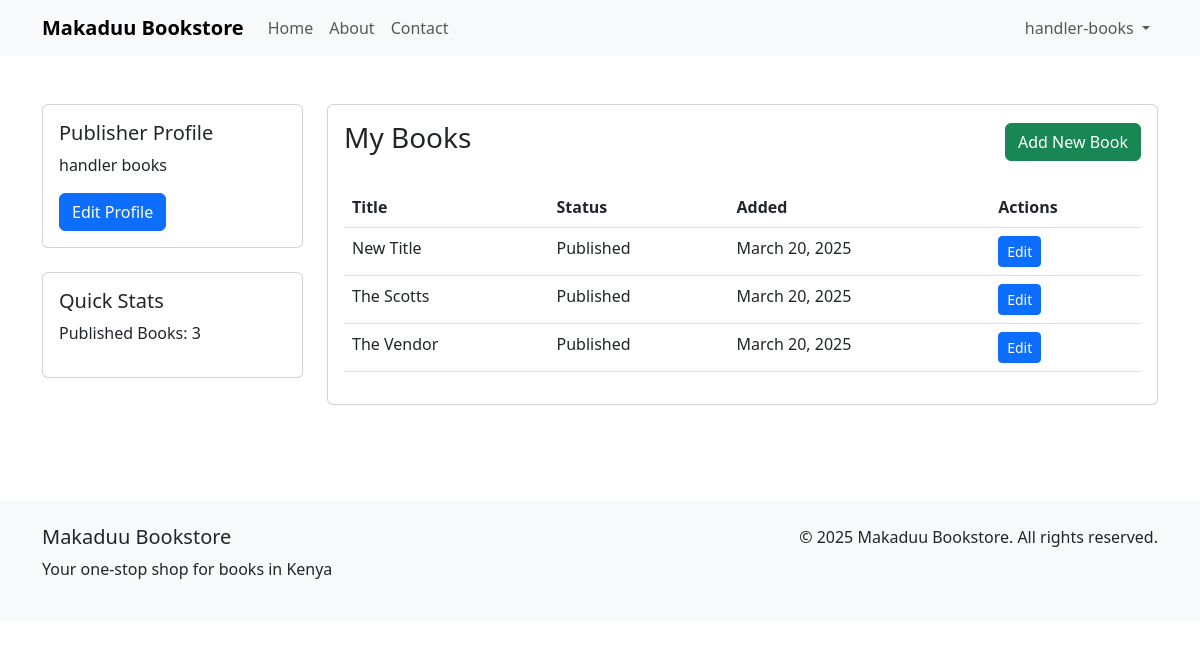
The app's page /accounts/publisher/dashboard/ (signed in) with its own data.
### apps/accounts/models.py (models this page shows, shortened)
class User(AbstractUser):
    tracker = FieldTracker(['verified_publisher'])
    is_publisher = models.BooleanField(
        _('publisher status'),
        default=False,
        help_text=_('Designates whether this user can publish books.')
    )
    company_name = models.CharField(max_length=100, blank=True)
    publisher_bio = models.TextField(blank=True)
    website = models.URLField(blank=True)
    phone = models.CharField(max_length=15, blank=True)
    address = models.TextField(blank=True)
    verified_publisher = models.BooleanField(default=False)
    class Meta:
        verbose_name = _('user')
        verbose_name_plural = _('users')

### apps/books/models.py (models this page shows, shortened)
class Book(models.Model):
    DRAFT = 'draft'
    PUBLISHED = 'published'
    STATUS_CHOICES = [
        (DRAFT, 'Draft'),
        (PUBLISHED, 'Published'),
    ]
    title = models.CharField(max_length=200)
    slug = models.SlugField(max_length=200, unique=True)
    publisher = models.ForeignKey(
        settings.AUTH_USER_MODEL,
        on_delete=models.CASCADE,
        related_name='published_books'
    )
    description = models.TextField()
    cover = models.ImageField(upload_to='books/covers/%Y/%m/%d/')
    price = models.DecimalField(max_digits=10, decimal_places=2)
    stock = models.PositiveIntegerField(default=0)
    isbn = models.CharField(max_length=13, unique=True)
    publication_date = models.DateField()
    created_at = models.DateTimeField(auto_now_add=True)
    updated_at = models.DateTimeField(auto_now=True)
    status = models.CharField(
        max_length=10,
        choices=STATUS_CHOICES,
        default=DRAFT
    )
    class Meta:
        ordering = ['-created_at']
        indexes = [
            models.Index(fields=['-created_at']),
        ]

### apps/accounts/views.py (the view)
# urls.py: path('publisher/dashboard/', views.publisher_dashboard, name='publisher_dashboard'),
@login_required
def publisher_dashboard(request):
    if not request.user.is_publisher:
        messages.error(request, 'You must be a publisher to access this page.')
        return redirect('core:home')
    published_books = Book.objects.filter(publisher=request.user)
    context = {
        'published_books': published_books,
    }
    return render(request, 'accounts/publisher_dashboard.html', context)

### apps/accounts/templates/accounts/publisher_dashboard.html (shortened to what this page needs)
{% extends 'base.html' %}
{% block content %}
<div class="container py-5">
    <div class="row">
        <div class="col-md-3">
            <div class="card mb-4">
                <div class="card-body">
                    <h5 class="card-title">Publisher Profile</h5>
                    <p class="card-text">{{ user.company_name }}</p>
                    <a href="{% url 'accounts:publisher_profile_update' %}" class="btn btn-primary">Edit Profile</a>
                </div>
            </div>
            <div class="card">
                <div class="card-body">
                    <h5 class="card-title">Quick Stats</h5>
                    <p>Published Books: {{ published_books.count }}</p>
                </div>
            </div>
        </div>
        <div class="col-md-9">
            <div class="card">
                <div class="card-body">
                    <div class="d-flex justify-content-between align-items-center mb-4">
                        <h3 class="card-title">My Books</h3>
                        <a href="{% url 'books:book-create' %}" class="btn btn-success">Add New Book</a>
                    </div>
                    {% if published_books %}
                        <div class="table-responsive">
                            <table class="table">
                                <thead>
                                    <tr>
                                        <th>Title</th>
                                        <th>Status</th>
                                        <th>Added</th>
                                        <th>Actions</th>
                                    </tr>
                                </thead>
                                <tbody>
                                    {% for book in published_books %}
                                    <tr>
                                        <td>{{ book.title }}</td>
                                        <td>{{ book.get_status_display }}</td>
                                        <td>{{ book.created_at|date }}</td>
                                        <td>
                                            <a href="{% url 'books:book-update' book.slug %}" class="btn btn-sm btn-primary">Edit</a>
                                        </td>
                                    </tr>
                                    {% endfor %}
                                </tbody>
                            </table>
                        </div>
                    {% else %}
                        <p class="text-muted">You haven't published any books yet.</p>
                    {% endif %}
                </div>
            </div>
        </div>
    </div>
</div>
{% endblock %}

### makaduu/templates/navbar.html (shortened to what this page needs)
<nav class="navbar navbar-expand-lg navbar-light bg-light">
    <div class="container">
        <a class="navbar-brand" href="{% url 'core:home' %}">Makaduu Bookstore</a>
        <div class="collapse navbar-collapse" id="navbarNav">
            <ul class="navbar-nav me-auto">
                <li class="nav-item">
                    <a class="nav-link" href="{% url 'core:home' %}">Home</a>
                </li>
                <li class="nav-item">
                    <a class="nav-link" href="{% url 'core:about' %}">About</a>
                </li>
                <li class="nav-item">
                    <a class="nav-link" href="{% url 'core:contact' %}">Contact</a>
                </li>
            </ul>
            <ul class="navbar-nav">
                {% if user.is_authenticated %}
                    <li class="nav-item dropdown">
                        <a class="nav-link dropdown-toggle" href="#" id="navbarDropdown" role="button" data-bs-toggle="dropdown">
                            {{ user.username }}
                        </a>
                    </li>
                {% endif %}
            </ul>
        </div>
    </div>
</nav>

### makaduu/static/css/style.css (style rules this page uses)
.card { transition: transform 0.2s; }
.navbar-brand { font-weight: bold; }

### records on screen
User: username "handler-books", company_name "handler books"
Book: title "New Title", status "Published", created_at "March 20, 2025"
Book: title "The Scotts", status "Published", created_at "March 20, 2025"
Book: title "The Vendor", status "Published", created_at "March 20, 2025"

### other values on screen
{{ published_books.count }} "3"
